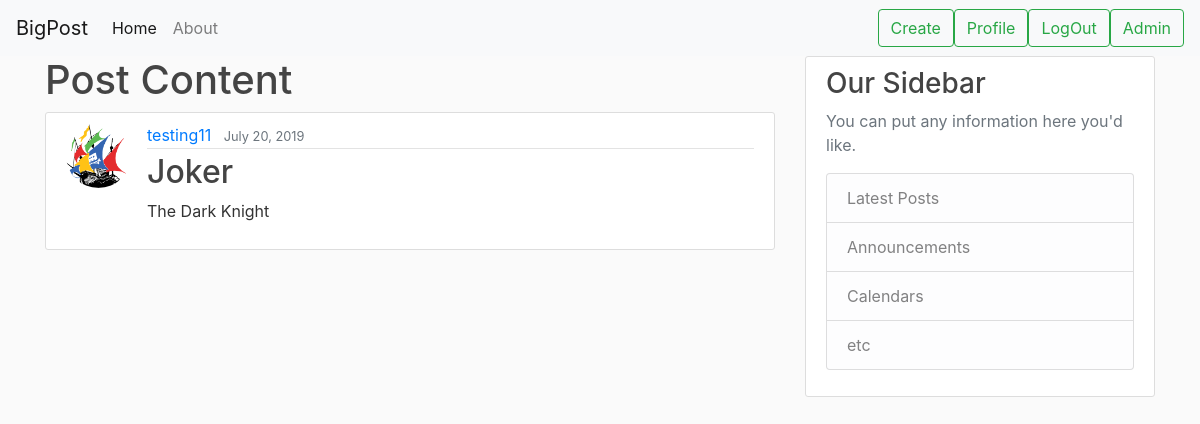
The page /post/38/ (signed in) on the database its author committed.
### post/models.py (models this page shows, shortened)
class Post(models.Model):
    title = models.CharField(max_length=100)
    content = models.TextField()
    created = models.DateTimeField(default=timezone.now)
    author = models.ForeignKey(User, on_delete=models.CASCADE)

### user/models.py (models this page shows, shortened)
class Profile(models.Model):
    user = models.OneToOneField(User, on_delete=models.CASCADE, )
    image = models.ImageField(default="default.jpg", upload_to="profile_pics", )

### post/views.py (the view)
# urls.py: path("post/<int:pk>/", post_views.PostDetailView.as_view(), name="post-detail"),
class PostDetailView(LoginRequiredMixin, DetailView):
    model = Post

### post/templates/post/post_detail.html (shortened to what this page needs)
{% extends "post/base.html" %}
{% block content %}
<h1>Post Content</h1>
<article class="media content-section">
    <img class="rounded-circle article-img" src="{{ object.author.profile.image.url }}"/>
    <div class="media-body">
        <div class="article-metadata">
            <a class="mr-2" href="{% url 'user-post' object.author.username %}">{{ object.author }}</a>
            <small class="text-muted">{{ object.created|date:"F d, Y" }}</small>
        </div>
        <h2 class="article-title">{{ object.title }}</a></h2>
        <p class="article-content">{{ object.content }}</p>
    </div>
</article>
{% endblock content %}

### post/static/post/main.css (style rules this page uses)
body { background: #fafafa; color: #333333; }
h1, h2, h3, h4, h5, h6 { color: #444444; }
.content-section { background: #ffffff; padding: 10px 20px; border: 1px solid #dddddd; border-radius: 3px; margin-bottom: 20px; }
.article-title { color: #444444; }
.article-content { white-space: pre-line; }
.article-img { height: 65px; width: 65px; margin-right: 16px; }
.article-metadata { padding-bottom: 1px; margin-bottom: 4px; border-bottom: 1px solid #e3e3e3 }

### rows shown on the page
Post: author.profile.image (picture), author "testing11", created "July 20, 2019", title "Joker", content "The Dark Knight"
